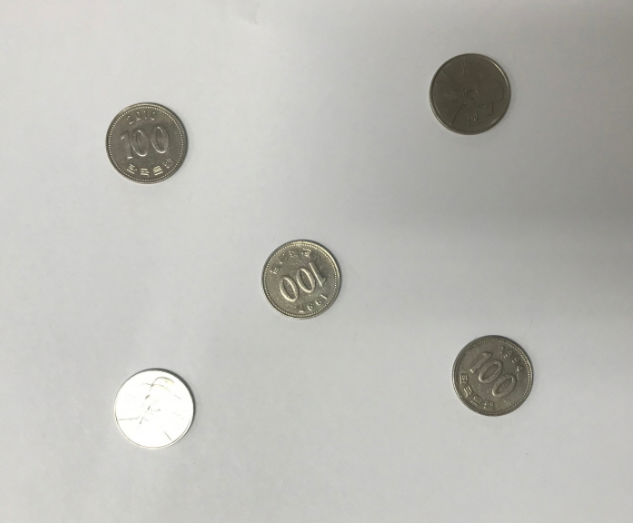
#> input picture sIMG_8253.PNG, 633 x 523 px
$ jupyter execute homework4.ipynb
#> lines starting #> are read from the running program, lines starting #| are printed output that depends on the picture; after the words box and inside, x2 and y2 are one past the last pixel; in counts of white or black regions, pixels touching at a corner belong together
[cell 1]
import numpy as np
import cv2
import matplotlib.pyplot as plt

image = cv2.imread('sIMG_8253.PNG')
#> image is the input picture: shape (523, 633, 3); mean B, G, R 183.6, 188.2, 188.4
gray = cv2.cvtColor(image, cv2.COLOR_BGR2GRAY)
plt.imshow(gray, cmap='gray')

[cell 2]
gray_blur = cv2.GaussianBlur(gray, (9, 9), 1)
plt.imshow(gray_blur, cmap='gray')

[cell 3]
canny = cv2.Canny(gray_blur,10,150,3)
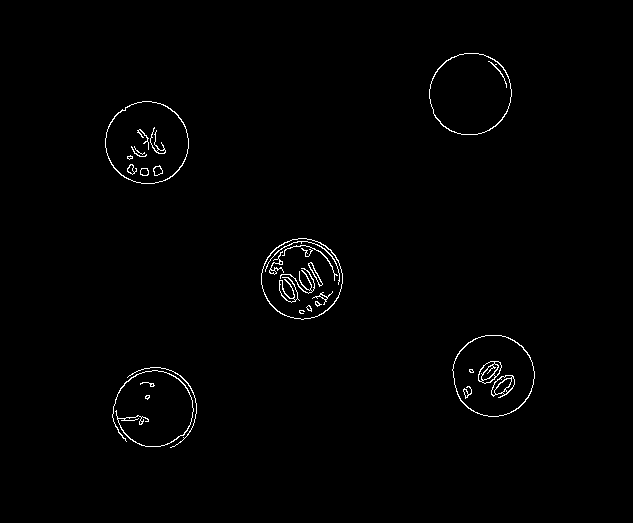
#> canny: shape (523, 633); 0.99% white in thin lines or dots, all inside (x1, y1, x2, y2) = (105, 53, 535, 448)
plt.imshow(canny, cmap='gray')

[cell 4]
dilated = cv2.dilate(canny, (1,1), iterations = 4)
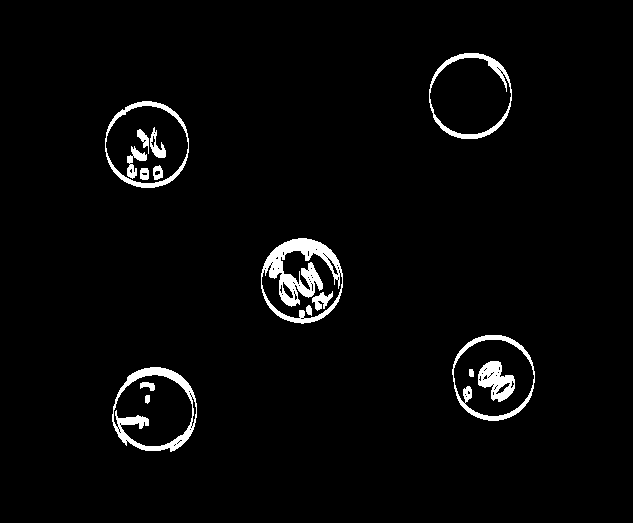
#> dilated: shape (523, 633); 2.9% white; 16 white regions
plt.imshow(dilated, cmap='gray')

[cell 5]
(cnt, heirarchy) = cv2.findContours(dilated.copy(), cv2.RETR_EXTERNAL, cv2.CHAIN_APPROX_NONE)
#> cnt = 5 contours; box (x1, y1, x2, y2) and area: (105, 101, 189, 188) 5690, (429, 53, 512, 139) 5609, (112, 367, 197, 452) 5595, (452, 335, 535, 421) 5542, (261, 238, 343, 324) 5426
rgb = cv2.cvtColor(image, cv2.COLOR_BGR2RGB)
cv2.drawContours(rgb, cnt, -3, (0,255,0),2)
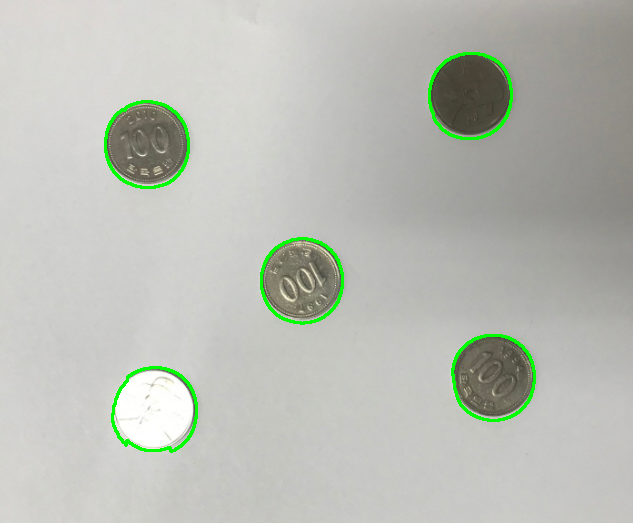
#> rgb: shape (523, 633, 3); mean R, G, B 186, 189.3, 181.3

plt.imshow(rgb)

[cell 6]
print('coins in the image: ', len(cnt))
#| coins in the image:  5
